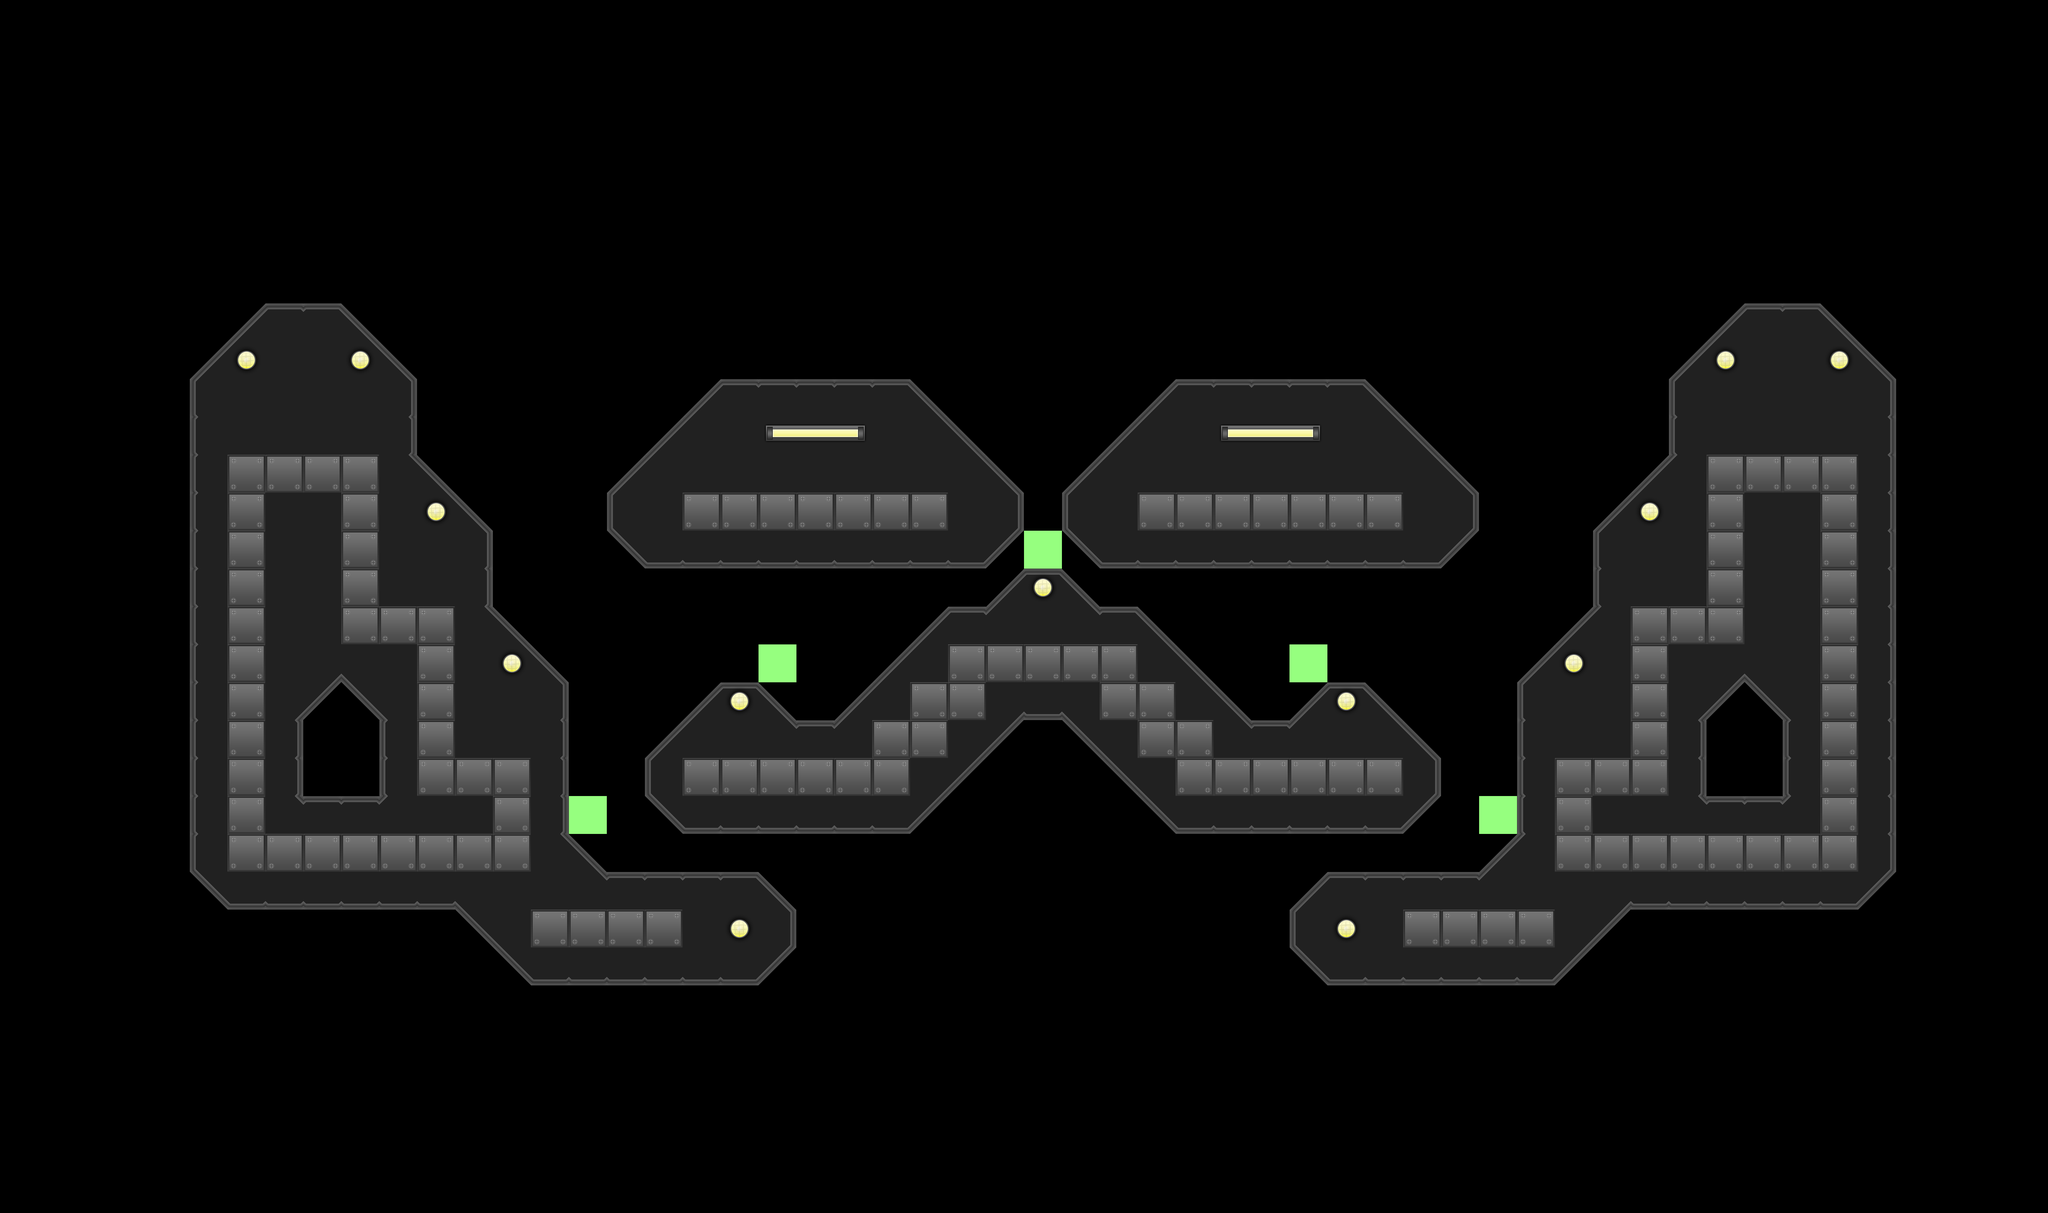

This game map was drawn from its Tiled (.tmx) file and the tilesets committed beside it. A one-line description and the trimmed map source follow:
An orthogonal 54x32 tile map with 128x128 px tiles, 5 tile layers (collision, lights, background, midground, ...), 4 tilesets.

<map version="1.0" orientation="orthogonal" width="54" height="32" tilewidth="128" tileheight="128">
 <properties>
  <property name="background" value="backgrounds/test" />
  <property name="gravity" value="-37" />
  <property name="light_b" value="20" />
  <property name="light_g" value="15" />
  <property name="light_r" value="10" />
  <property name="name" value="Gridlock" />
 </properties>
 <tileset firstgid="1" name="collision" tilewidth="128" tileheight="128">
  <image source="colission.png" width="256" height="256" />
 </tileset>
 <tileset firstgid="5" name="lights" tilewidth="128" tileheight="128">
  <image source="lights.png" width="512" height="512" />
 </tileset>
 <tileset firstgid="21" name="test" tilewidth="128" tileheight="128">
  <image source="test.png" width="2048" height="2048" />
 </tileset>
 <tileset firstgid="277" name="test2" tilewidth="128" tileheight="128">
  <image source="test2.png" width="2048" height="2048" />
 </tileset>
 <layer name="collision" width="54" height="32">
  <data>[1728 cells, 124 non-empty, 2 distinct tile ids]</data>
 </layer>
 <layer name="lights" width="54" height="32">
  <data>[1728 cells, 15 non-empty, 2 distinct tile ids]</data>
 </layer>
 <layer name="background" width="54" height="32">
  <data>[1728 cells, 377 non-empty, 13 distinct tile ids]</data>
 </layer>
 <layer name="midground" width="54" height="32">
  <data>[1728 cells, 134 non-empty, 5 distinct tile ids]</data>
 </layer>
 <layer name="foreground" width="54" height="32">
  <data>[1728 cells, 0 non-empty, 0 distinct tile ids]</data>
 </layer>
</map>
